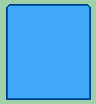

Rendered tile map (Tiled .tmx) drawn with the repository's tilesets; below, a short description and the full map source, tile grids included:
An orthogonal 12x13 tile map with 8x8 px tiles, 1 tile layer (Tile Layer 1).

<map version="1.10" tiledversion="1.11.2" orientation="orthogonal" renderorder="right-down" width="12" height="13" tilewidth="8" tileheight="8" infinite="0" nextlayerid="2" nextobjectid="1">
 <tileset firstgid="1" name="MenuTiles" tilewidth="8" tileheight="8" tilecount="128" columns="16">
  <image source="../../MenuTiles.png" width="128" height="64" />
 </tileset>
 <layer id="1" name="Tile Layer 1" width="12" height="13">
  <data encoding="csv">
2,3,4,4,4,4,4,4,4,5,5,6,
12,14,14,14,14,14,14,14,14,14,14,16,
12,14,14,14,14,14,14,14,14,14,14,16,
7,9,9,9,9,9,9,9,9,9,9,58,
7,9,9,9,9,9,9,9,9,9,9,60,
7,9,9,9,9,9,9,9,9,9,9,60,
7,9,9,9,9,9,9,9,9,9,9,60,
7,9,9,9,9,9,9,9,9,9,9,60,
7,9,9,9,9,9,9,9,9,9,9,60,
7,9,9,9,9,9,9,9,9,9,9,60,
7,9,9,9,9,9,9,9,9,9,9,60,
7,9,9,9,9,9,9,9,9,9,9,60,
27,28,28,28,28,28,28,28,29,30,31,32
</data>
 </layer>
</map>
